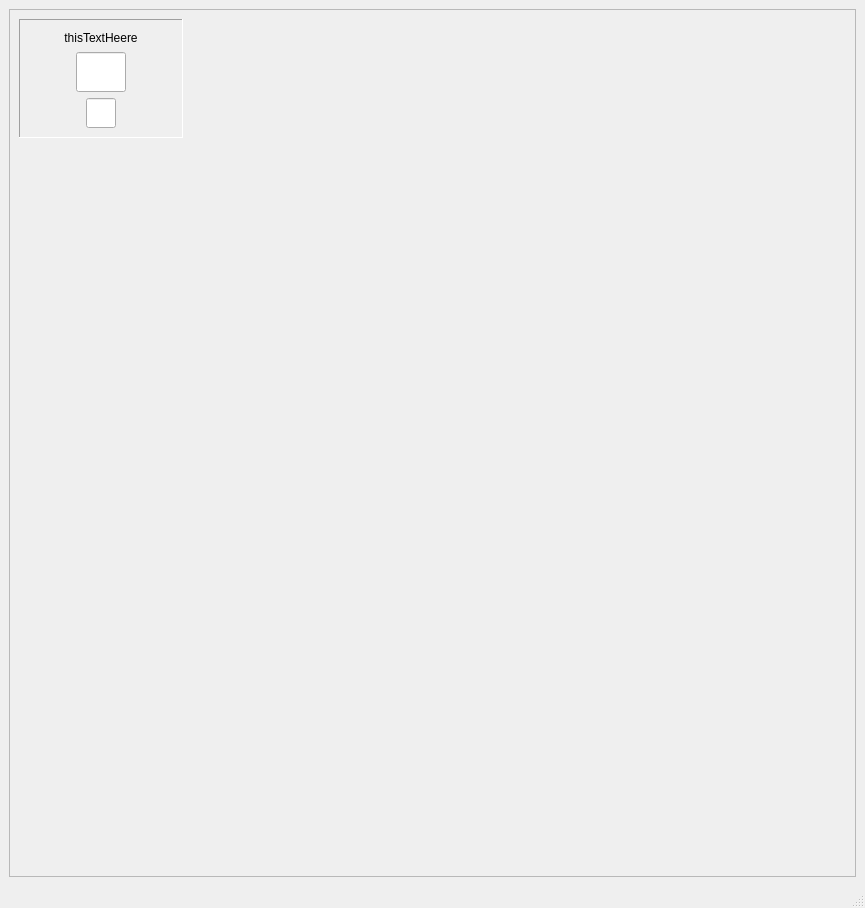
<?xml version="1.0" encoding="UTF-8"?>
<ui version="4.0">
 <class>MainWindow</class>
 <widget class="QMainWindow" name="MainWindow">
  <property name="geometry">
   <rect>
    <x>0</x>
    <y>0</y>
    <width>865</width>
    <height>908</height>
   </rect>
  </property>
  <property name="windowTitle">
   <string>MainWindow</string>
  </property>
  <widget class="QWidget" name="centralwidget">
   <layout class="QVBoxLayout" name="verticalLayout">
    <item>
     <widget class="QFrame" name="frame">
      <property name="frameShape">
       <enum>QFrame::StyledPanel</enum>
      </property>
      <property name="frameShadow">
       <enum>QFrame::Raised</enum>
      </property>
      <widget class="QFrame" name="statFrameStr">
       <property name="geometry">
        <rect>
         <x>10</x>
         <y>10</y>
         <width>164</width>
         <height>119</height>
        </rect>
       </property>
       <property name="frameShape">
        <enum>QFrame::Panel</enum>
       </property>
       <property name="frameShadow">
        <enum>QFrame::Sunken</enum>
       </property>
       <layout class="QVBoxLayout" name="verticalLayout_2">
        <item>
         <widget class="QLabel" name="statLabelStr">
          <property name="layoutDirection">
           <enum>Qt::LeftToRight</enum>
          </property>
          <property name="text">
           <string>thisTextHeere</string>
          </property>
          <property name="alignment">
           <set>Qt::AlignCenter</set>
          </property>
         </widget>
        </item>
        <item>
         <layout class="QHBoxLayout" name="valueHLayoutStr">
          <item>
           <spacer name="leftVSpacerStr">
            <property name="orientation">
             <enum>Qt::Horizontal</enum>
            </property>
            <property name="sizeHint" stdset="0">
             <size>
              <width>40</width>
              <height>20</height>
             </size>
            </property>
           </spacer>
          </item>
          <item>
           <widget class="QLineEdit" name="valueLineEditStr">
            <property name="minimumSize">
             <size>
              <width>40</width>
              <height>40</height>
             </size>
            </property>
            <property name="maximumSize">
             <size>
              <width>50</width>
              <height>50</height>
             </size>
            </property>
           </widget>
          </item>
          <item>
           <spacer name="rightVSpacerStr">
            <property name="orientation">
             <enum>Qt::Horizontal</enum>
            </property>
            <property name="sizeHint" stdset="0">
             <size>
              <width>40</width>
              <height>20</height>
             </size>
            </property>
           </spacer>
          </item>
         </layout>
        </item>
        <item>
         <layout class="QHBoxLayout" name="modHLayoutStr">
          <item>
           <spacer name="leftModSpacerStr">
            <property name="orientation">
             <enum>Qt::Horizontal</enum>
            </property>
            <property name="sizeHint" stdset="0">
             <size>
              <width>40</width>
              <height>20</height>
             </size>
            </property>
           </spacer>
          </item>
          <item>
           <widget class="QLineEdit" name="modLineEditStr">
            <property name="minimumSize">
             <size>
              <width>30</width>
              <height>30</height>
             </size>
            </property>
            <property name="maximumSize">
             <size>
              <width>30</width>
              <height>30</height>
             </size>
            </property>
           </widget>
          </item>
          <item>
           <spacer name="rightModSpacerStr">
            <property name="orientation">
             <enum>Qt::Horizontal</enum>
            </property>
            <property name="sizeHint" stdset="0">
             <size>
              <width>40</width>
              <height>20</height>
             </size>
            </property>
           </spacer>
          </item>
         </layout>
        </item>
       </layout>
      </widget>
     </widget>
    </item>
   </layout>
  </widget>
  <widget class="QMenuBar" name="menubar">
   <property name="geometry">
    <rect>
     <x>0</x>
     <y>0</y>
     <width>865</width>
     <height>21</height>
    </rect>
   </property>
  </widget>
  <widget class="QStatusBar" name="statusbar"/>
 </widget>
 <resources/>
 <connections/>
</ui>
